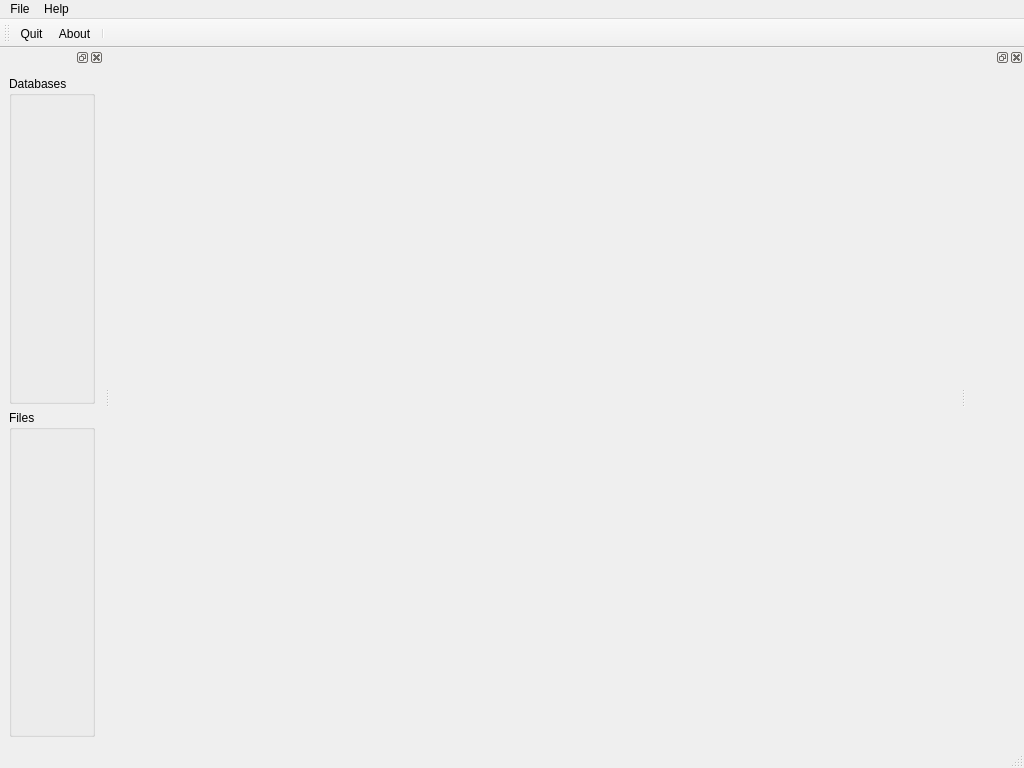
<?xml version="1.0" encoding="UTF-8"?>
<ui version="4.0">
 <class>MainWindow</class>
 <widget class="QMainWindow" name="MainWindow">
  <property name="geometry">
   <rect>
    <x>0</x>
    <y>0</y>
    <width>1024</width>
    <height>768</height>
   </rect>
  </property>
  <property name="windowTitle">
   <string>MainWindow</string>
  </property>
  <widget class="QWidget" name="centralwidget"/>
  <widget class="QMenuBar" name="menubar">
   <property name="geometry">
    <rect>
     <x>0</x>
     <y>0</y>
     <width>1024</width>
     <height>22</height>
    </rect>
   </property>
   <widget class="QMenu" name="menuFile">
    <property name="title">
     <string>File</string>
    </property>
    <addaction name="actionQuit"/>
   </widget>
   <widget class="QMenu" name="menuHelp">
    <property name="title">
     <string>Help</string>
    </property>
    <addaction name="actionAbout"/>
   </widget>
   <addaction name="menuFile"/>
   <addaction name="menuHelp"/>
  </widget>
  <widget class="QStatusBar" name="statusbar"/>
  <widget class="QToolBar" name="toolBar">
   <property name="windowTitle">
    <string>toolBar</string>
   </property>
   <attribute name="toolBarArea">
    <enum>TopToolBarArea</enum>
   </attribute>
   <attribute name="toolBarBreak">
    <bool>false</bool>
   </attribute>
   <addaction name="actionQuit"/>
   <addaction name="actionAbout"/>
   <addaction name="separator"/>
  </widget>
  <widget class="QDockWidget" name="dockWidget">
   <attribute name="dockWidgetArea">
    <number>1</number>
   </attribute>
   <widget class="QWidget" name="dockWidgetContents">
    <layout class="QVBoxLayout" name="verticalLayout">
     <item>
      <widget class="QGroupBox" name="gb_dbstatus">
       <property name="title">
        <string>Databases</string>
       </property>
       <layout class="QFormLayout" name="formLayout">
        <property name="formAlignment">
         <set>Qt::AlignLeading|Qt::AlignLeft|Qt::AlignVCenter</set>
        </property>
       </layout>
      </widget>
     </item>
     <item>
      <widget class="QGroupBox" name="gb_datafiles">
       <property name="title">
        <string>Files</string>
       </property>
       <layout class="QVBoxLayout" name="verticalLayout_2"/>
      </widget>
     </item>
    </layout>
   </widget>
  </widget>
  <widget class="QDockWidget" name="dockWidget_2">
   <attribute name="dockWidgetArea">
    <number>2</number>
   </attribute>
   <widget class="QWidget" name="dockWidgetContents_2">
    <layout class="QVBoxLayout" name="verticalLayout_3">
     <item>
      <widget class="QWidget" name="gb_scopeparams" native="true">
       <layout class="QVBoxLayout" name="verticalLayout_4"/>
      </widget>
     </item>
    </layout>
   </widget>
  </widget>
  <action name="actionAbout">
   <property name="text">
    <string>&amp;About</string>
   </property>
  </action>
  <action name="actionQuit">
   <property name="text">
    <string>&amp;Quit</string>
   </property>
  </action>
 </widget>
 <resources/>
 <connections>
  <connection>
   <sender>actionQuit</sender>
   <signal>triggered()</signal>
   <receiver>MainWindow</receiver>
   <slot>close()</slot>
   <hints>
    <hint type="sourcelabel">
     <x>-1</x>
     <y>-1</y>
    </hint>
    <hint type="destinationlabel">
     <x>399</x>
     <y>299</y>
    </hint>
   </hints>
  </connection>
 </connections>
</ui>
